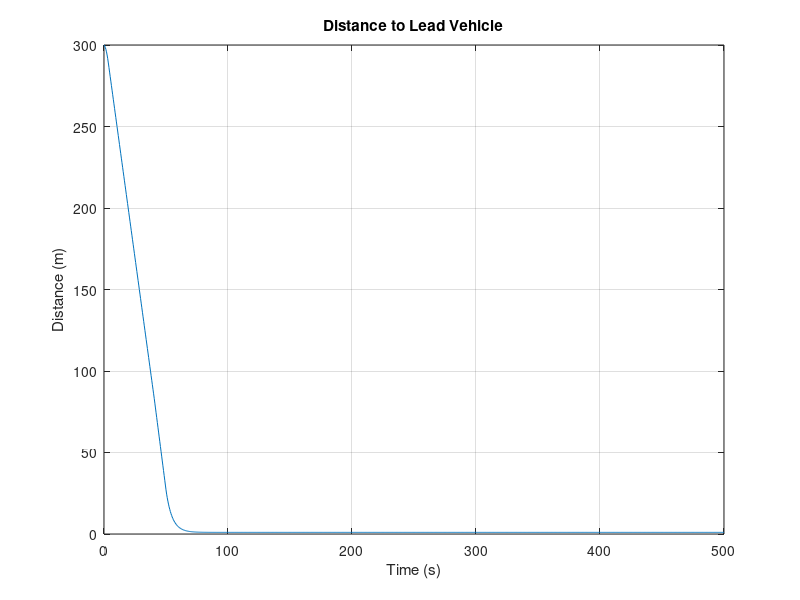
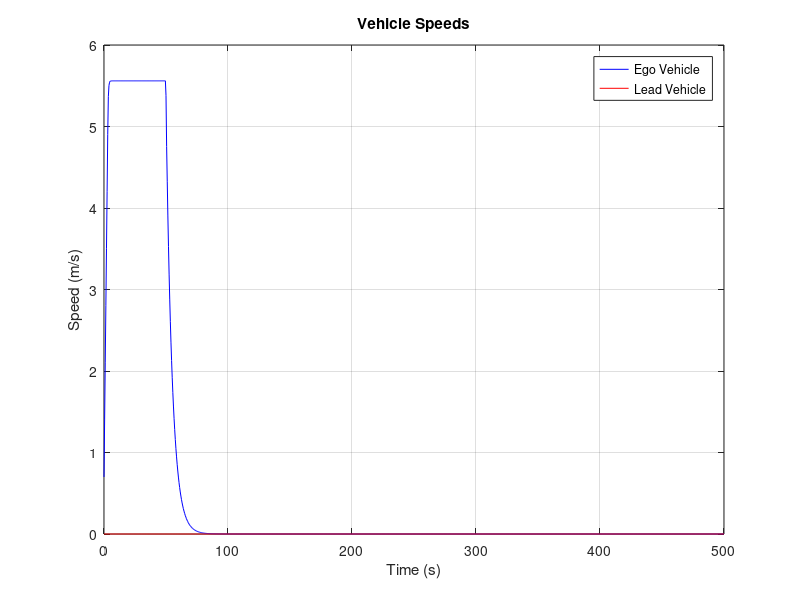
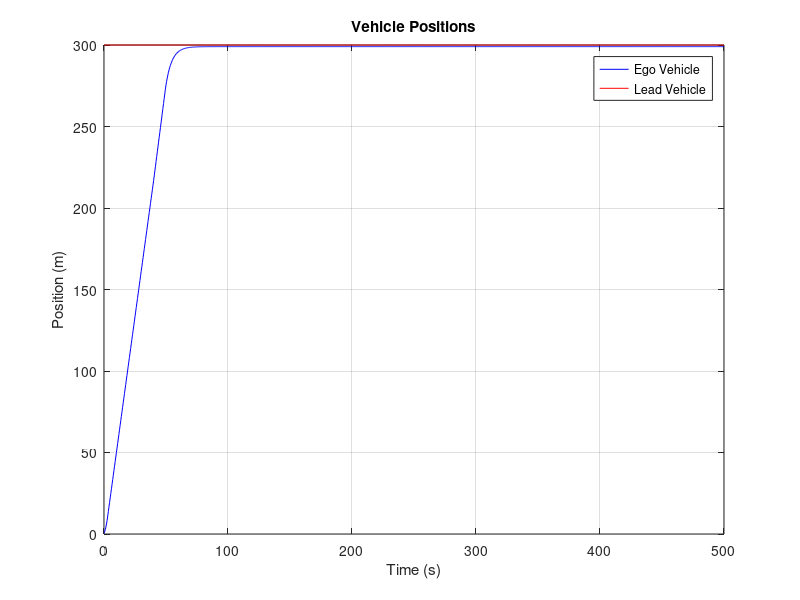
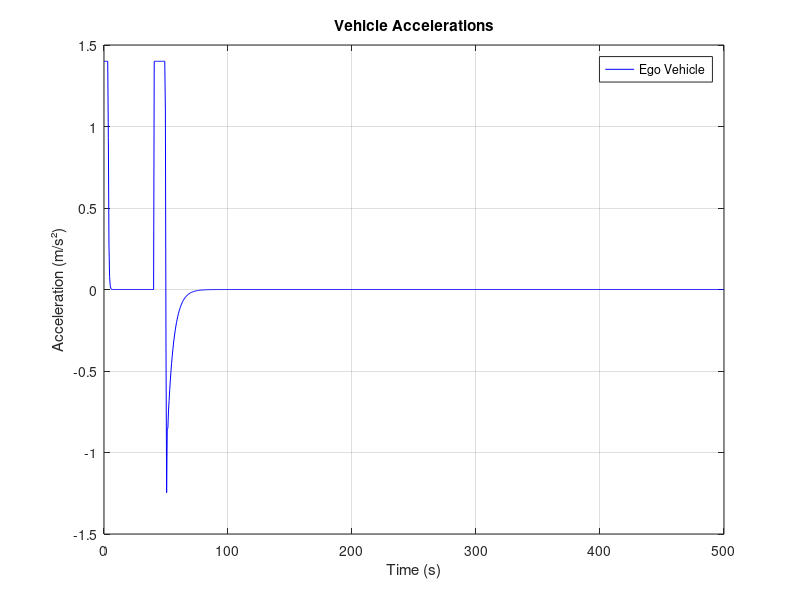

Recreate these plots in MATLAB, in order.
% Simulation a scenario where the controller sees the obstacle at a distance of 100m
% sensor and systems reaction combined takes whole 3sec and
% after that vehicle starts decelerating at set max value.
% The simulation is done on point mass model. 
%% Here PD controller is used to test the algorithm on point mass model.
clc;
clear all;
close all;

% Parameters
v_lead = 0;     % Lead vehicle speed (m/s)
dis_min = 1;    % Desired safe distance (m)
Kp = 0.5;       % Proportional gain
Kd = 2 * sqrt(Kp);      % Derivative gain

% Initial conditions
v_ego = 0;         % Initial speed of following vehicle (m/s)
v_max_ego = 5.56;  % Maximum velocity of the ego vehicle (m/s)
x_lead = 300;      % Initial position of lead vehicle (m)
x_ego = 0;         % Initial position of following vehicle (m)
dt = 0.5;          % Time step (s)
t_end = 500;       % Simulation end time (s)
a_max = 1.4;       % Maximum acceleration of the ego (m/s²)
d_max = -3.5;      % Maximum deceleration of the ego (m/s²)
jerk_limit = 3;    % Maximum jerk of the vehicle (m/s³)
a_current = 0;     % Current acceleration of the vehicle (m/s²)
d_detection = 100; % distance at which the lead object detected (m)

% Time delay settings
delay_counter = 0;               % Counter to track the time delay
time_delay = 3;                  % 3 seconds delay
delay_steps = time_delay / dt;   % Number of steps for delay
d_safe = 0;

% Time array
time = 0:dt:t_end;
n = length(time);

% Preallocate arrays for distance, speed, and position
d_array_1 = zeros(1, n);
v_ego_array_1 = zeros(1, n);
x_ego_array_1 = zeros(1, n);
v_lead_array_1 = zeros(1, n);
x_lead_array_1 = zeros(1, n);
a_ego_array_1 = zeros(1, n);
error_array_1 = zeros(1,n);

%% Simulation loop
for i = 1:n
    % Calculate the current distance to the lead vehicle
    d = x_lead - x_ego;

    if d < d_detection %distance at which ego detects the lead vehicle
        % Time delay handling
        if delay_counter < delay_steps
            error = 0;  % Speed mode 
            error_dot = v_max_ego - v_ego;  % Rate of change of error
        else
            % Safe distance mode
            d_safe = dis_min + 2 * v_ego;
            error = d - d_safe; % (current distance - desired safe distance )
            error_dot = v_lead - v_ego;  
        end
        
        % PD control: calculate the desired acceleration
        a_ego = Kp * error + Kd * error_dot;

        % Apply jerk limit to acceleration
        if (a_ego - a_current) / dt > jerk_limit
            a_ego = a_current + jerk_limit * dt;
        elseif (a_ego - a_current) / dt < -jerk_limit
            a_ego = a_current - jerk_limit * dt;
        end
        
        % Limit acceleration and deceleration
        if a_ego > a_max
            a_ego = a_max;
        elseif a_ego < d_max
            a_ego = d_max;
        end
        
        % Update the speed of the ego vehicle
        v_ego = v_ego + a_ego * dt;

        % Limit the speed of the ego vehicle to the maximum speed
        if v_ego > v_max_ego
            v_ego = v_max_ego;
        end
        
        % Update positions of the vehicles
        x_lead = x_lead + v_lead * dt;
        x_ego = x_ego + v_ego * dt + 0.5 * a_ego * dt^2;
        
        % Store values
        d_array_1(i) = d;
        v_ego_array_1(i) = v_ego;
        x_ego_array_1(i) = x_ego;
        v_lead_array_1(i) = v_lead;
        x_lead_array_1(i) = x_lead;
        a_ego_array_1(i) = a_ego;
        error_array_1(i) = error;
            
        % Update the current acceleration
        a_current = a_ego;

        % Increment delay counter
        delay_counter = delay_counter + 1;
    else
        % Speed mode: the lead vehicle is far, so maintain max speed
        error = 0;
        error_dot = v_max_ego - v_ego;  % Rate of change of error
        a_ego = Kp * error + Kd * error_dot;  % PD control for speed mode

        % Apply jerk limit to acceleration
        if (a_ego - a_current) / dt > jerk_limit
            a_ego = a_current + jerk_limit * dt;
        elseif (a_ego - a_current) / dt < -jerk_limit
            a_ego = a_current - jerk_limit * dt;
        end
        
        % Limit acceleration and deceleration
        if a_ego > a_max
            a_ego = a_max;
        elseif a_ego < d_max
            a_ego = d_max;
        end

        % Update ego vehicle speed
        v_ego = v_ego + a_ego * dt;

        % Update positions
        x_lead = x_lead + v_lead * dt;
        x_ego = x_ego + v_ego * dt + 0.5 * a_ego * dt^2;

        % Store values
        d_array_1(i) = d;
        v_ego_array_1(i) = v_ego;
        x_ego_array_1(i) = x_ego;
        v_lead_array_1(i) = v_lead;
        x_lead_array_1(i) = x_lead;
        a_ego_array_1(i) = a_ego;
        error_array_1(i) = error;

        % Update current acceleration
        a_current = a_ego;
    end
end

% Plot results
figure;
plot(time, d_array_1);
title('Distance to Lead Vehicle');
xlabel('Time (s)');
ylabel('Distance (m)');
grid on;

figure;
plot(time, v_ego_array_1, 'b', 'DisplayName', 'Ego Vehicle');
hold on;
plot(time, v_lead_array_1, 'r', 'DisplayName', 'Lead Vehicle');
title('Vehicle Speeds');
xlabel('Time (s)');
ylabel('Speed (m/s)');
legend;
grid on;

figure;
plot(time, x_ego_array_1, 'b', 'DisplayName', 'Ego Vehicle');
hold on;
plot(time, x_lead_array_1, 'r', 'DisplayName', 'Lead Vehicle');
title('Vehicle Positions');
xlabel('Time (s)');
ylabel('Position (m)');
legend;
grid on;

figure;
plot(time, a_ego_array_1, 'b', 'DisplayName', 'Ego Vehicle');
title('Vehicle Accelerations');
xlabel('Time (s)');
ylabel('Acceleration (m/s²)');
legend;
grid on;
